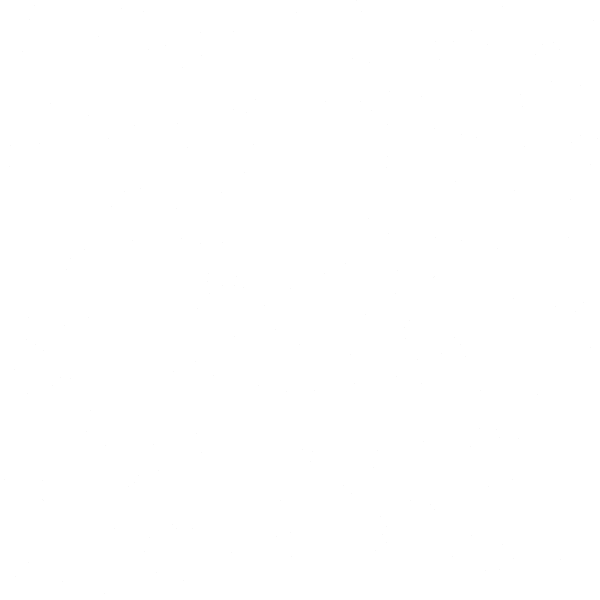
Frame 1 (no input)
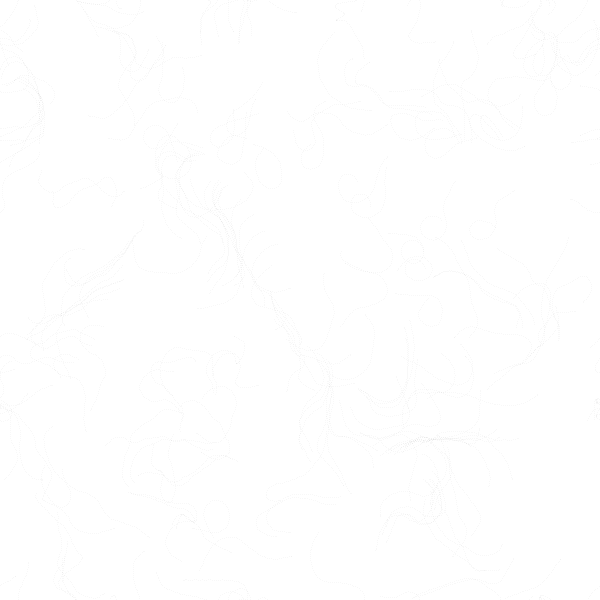
Frame 60 (the mouse pressed at the canvas centre just before this capture)
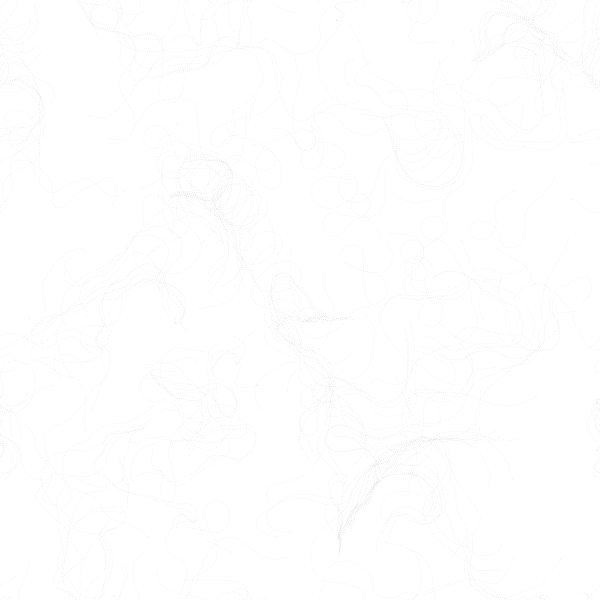
Frame 120 (the mouse held since frame 60 and released just before this capture)

The Processing sketch that drew these frames (run headless with seeded random() and noise(); from frame 60 on, the mouse is pressed at the canvas centre):

// Processing sketch: flowfield_pde
// ── flowfield_pde.pde
PVector v;
Particle p;
Particle[] particles = new Particle[200];
int scl = 20;
int cols, rows;
float xoff, yoff, zoff, inc;

PVector[] flowfield;

void setup() {
  size(600, 600);
  background(255);
  frameRate(30);
  cols = width / scl;
  rows = height / scl;
  flowfield = new PVector[cols*rows];
  xoff = 0;
  zoff = 0;
  yoff = 10000;
  inc = 0.1;
  
  for (int i=0; i < particles.length; i++) {
   particles[i] = new Particle(random(width), random(height));
  }
}

void draw() {
  yoff = 0;
  for (int j=0; j < rows; j++) {
    xoff = 0;
    for (int i=0; i < cols; i++) {
      float angle = noise(xoff, yoff, zoff) * TWO_PI*4;
      v = PVector.fromAngle(angle);
      v.setMag(0.5);
      int idx = i + j * cols;
      flowfield[idx] = v;
      xoff+=inc;
      
      stroke(0, 50);
      //pushMatrix();
      //translate(i*scl, j*scl);
      //rotate(v.heading());
      //strokeWeight(1);
      //line(0,0, scl, 0);
      //popMatrix();
      
    }
    yoff+=inc;
    zoff+=0.0003;
  }
  for (int i=0; i < particles.length; i++) { 
    particles[i].follow(flowfield);
    particles[i].update();
    particles[i].edges();
    particles[i].display();
  }
}

class Particle {
  PVector loc;
  PVector acc;
  PVector vel;
  PVector prevPos;
  float maxspeed;

  Particle(float x_, float y_) {
    loc = new PVector(x_, y_);
    acc = new PVector(0, 0);
    vel = new PVector(0,0);
    maxspeed = 2;
    
    prevPos = loc;
  }
  void update() {
    vel.add(acc);
    vel.limit(maxspeed);
    loc.add(vel);
    acc.mult(0);
    updatePrevpos();
  }
  void updatePrevpos() {
    prevPos.x = loc.x; 
    prevPos.y = loc.y; 
  }
  void applyForce(PVector force) {
    acc.add(force); 
  }
  void display() {
    stroke(0, 10);
    strokeWeight(1);
    line(loc.x, loc.y, prevPos.x, prevPos.y);
  }
  void edges() {
   if (loc.x > width) {
     loc.x = 0;
   } else if (loc.x < 0) {
     loc.x = width-1;
   }
   if (loc.y > height) {
     loc.y = 0;
   } else if (loc.y < 0) {
     loc.y = height-1;
   }
  }
  void follow(PVector[] vectors) {
   int x = floor(loc.x / scl);
   int y = floor(loc.y / scl);
   int idx = x + y * cols;
   PVector force = vectors[idx];
   applyForce(force);
  }
}
